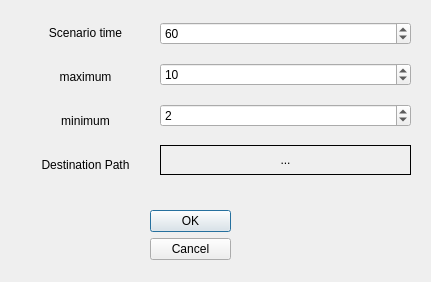
<?xml version="1.0" encoding="UTF-8"?>
<ui version="4.0">
 <class>Dialog</class>
 <widget class="QDialog" name="Dialog">
  <property name="geometry">
   <rect>
    <x>0</x>
    <y>0</y>
    <width>431</width>
    <height>282</height>
   </rect>
  </property>
  <property name="windowTitle">
   <string>Dialog</string>
  </property>
  <widget class="QDialogButtonBox" name="buttonBox">
   <property name="geometry">
    <rect>
     <x>150</x>
     <y>210</y>
     <width>81</width>
     <height>61</height>
    </rect>
   </property>
   <property name="orientation">
    <enum>Qt::Vertical</enum>
   </property>
   <property name="standardButtons">
    <set>QDialogButtonBox::Cancel|QDialogButtonBox::Ok</set>
   </property>
  </widget>
  <widget class="QWidget" name="verticalLayoutWidget">
   <property name="geometry">
    <rect>
     <x>30</x>
     <y>10</y>
     <width>111</width>
     <height>181</height>
    </rect>
   </property>
   <layout class="QVBoxLayout" name="verticalLayout">
    <item>
     <widget class="QLabel" name="label_6">
      <property name="maximumSize">
       <size>
        <width>16777215</width>
        <height>30</height>
       </size>
      </property>
      <property name="text">
       <string>Scenario time</string>
      </property>
      <property name="alignment">
       <set>Qt::AlignCenter</set>
      </property>
     </widget>
    </item>
    <item>
     <widget class="QLabel" name="label_2">
      <property name="maximumSize">
       <size>
        <width>16777215</width>
        <height>30</height>
       </size>
      </property>
      <property name="text">
       <string>maximum</string>
      </property>
      <property name="alignment">
       <set>Qt::AlignCenter</set>
      </property>
     </widget>
    </item>
    <item>
     <widget class="QLabel" name="label_5">
      <property name="maximumSize">
       <size>
        <width>16777215</width>
        <height>30</height>
       </size>
      </property>
      <property name="text">
       <string>minimum</string>
      </property>
      <property name="alignment">
       <set>Qt::AlignCenter</set>
      </property>
     </widget>
    </item>
    <item>
     <widget class="QLabel" name="label">
      <property name="maximumSize">
       <size>
        <width>16777215</width>
        <height>30</height>
       </size>
      </property>
      <property name="text">
       <string>Destination Path</string>
      </property>
      <property name="alignment">
       <set>Qt::AlignCenter</set>
      </property>
     </widget>
    </item>
   </layout>
  </widget>
  <widget class="QWidget" name="verticalLayoutWidget_2">
   <property name="geometry">
    <rect>
     <x>160</x>
     <y>10</y>
     <width>251</width>
     <height>181</height>
    </rect>
   </property>
   <layout class="QVBoxLayout" name="verticalLayout_2">
    <item>
     <widget class="QSpinBox" name="spinBox_3">
      <property name="minimum">
       <number>5</number>
      </property>
      <property name="maximum">
       <number>120</number>
      </property>
      <property name="singleStep">
       <number>5</number>
      </property>
      <property name="value">
       <number>60</number>
      </property>
     </widget>
    </item>
    <item>
     <widget class="QSpinBox" name="spinBox_2">
      <property name="minimum">
       <number>5</number>
      </property>
      <property name="maximum">
       <number>20</number>
      </property>
      <property name="value">
       <number>10</number>
      </property>
     </widget>
    </item>
    <item>
     <widget class="QSpinBox" name="spinBox">
      <property name="minimum">
       <number>1</number>
      </property>
      <property name="maximum">
       <number>5</number>
      </property>
      <property name="singleStep">
       <number>1</number>
      </property>
      <property name="value">
       <number>2</number>
      </property>
     </widget>
    </item>
    <item>
     <widget class="QLabel" name="label_4">
      <property name="enabled">
       <bool>true</bool>
      </property>
      <property name="maximumSize">
       <size>
        <width>16777215</width>
        <height>30</height>
       </size>
      </property>
      <property name="frameShape">
       <enum>QFrame::Box</enum>
      </property>
      <property name="text">
       <string>...</string>
      </property>
      <property name="alignment">
       <set>Qt::AlignCenter</set>
      </property>
     </widget>
    </item>
   </layout>
  </widget>
 </widget>
 <resources/>
 <connections>
  <connection>
   <sender>buttonBox</sender>
   <signal>accepted()</signal>
   <receiver>Dialog</receiver>
   <slot>accept()</slot>
   <hints>
    <hint type="sourcelabel">
     <x>248</x>
     <y>254</y>
    </hint>
    <hint type="destinationlabel">
     <x>157</x>
     <y>274</y>
    </hint>
   </hints>
  </connection>
  <connection>
   <sender>buttonBox</sender>
   <signal>rejected()</signal>
   <receiver>Dialog</receiver>
   <slot>reject()</slot>
   <hints>
    <hint type="sourcelabel">
     <x>316</x>
     <y>260</y>
    </hint>
    <hint type="destinationlabel">
     <x>286</x>
     <y>274</y>
    </hint>
   </hints>
  </connection>
 </connections>
</ui>
